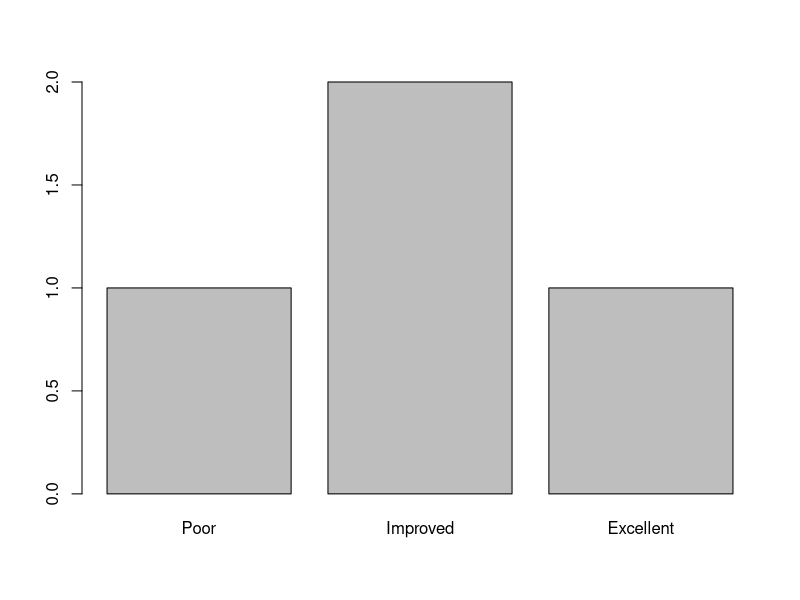
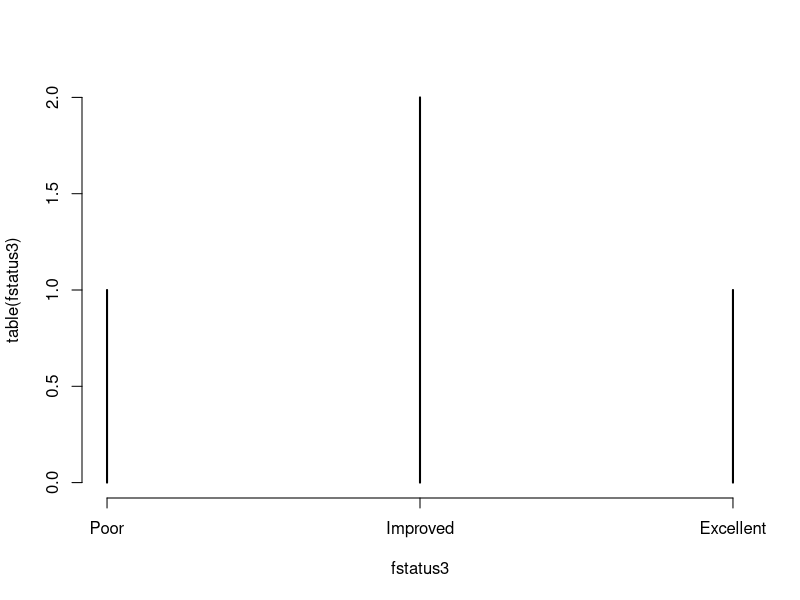

These charts were generated, in order, by the following R code:
x=factor(c("Male",'Female','Male'))
x
x1=factor(c("yes","no","yes"),levels=c("yes","no"))
x1
x3=factor(c("low","medium","high"),ordered=T)
x3
x2=factor(c("yes","no","No"))
x2
gender =c('M','M','F','F','F','M')
gender
g1=factor(gender)
g1
months=c('Mar','Sep','Nov','Apr', 'May', 'Apr', 'Mar','Sep','Nov','Apr','May')
months
month.abb[1:12]
m1=factor(months)
m1
table(m1)
m2=factor(months,levels = c("Jan","Feb","Mar","Apr","May","Jun","Jul","Aug","Sep","Oct","Nov","Dec"),ordered=T)
m2
m5=c(months,'xyz')
m5
str(m5)
cat(m5)


gender=c(1,2,1,1,2)
gender
fgender=factor(gender)
fgender
fgender=factor(gender, levels=c(1,2),labels=c('M','F'))
fgender

summary(m5)
m5
m5=factor(m5)
levels(m5)[12]='XYZ'
m5
m5[14]= 'abc'
m5
sum(is.na(m5))
m5=na.omit(m5)
m5
summary(m5)
table(m5)
m5

#ordinal
clsposn=c(1,2,3,4,1)
clsposn
class(clsposn)
summary(clsposn)
mode(clsposn)
fclsposn = factor(clsposn)
fclsposn
levels(fclsposn)
summary(fclsposn)
fclsposn2=factor(clsposn,levels =c(1,2,3,4,5), ordered=T, labels = c('First','Second','Third','Fourth','Fifth)'))
fclsposn2
summary(fclsposn2)
fclsposn3=factor(fclsposn2,levels(fclsposn2)[c(5,3,4,2,1)])
fclsposn3
print(levels(fclsposn3))
levels(fclsposn2)
fclsposn2
fclsposn4=factor(fclsposn2,levels=rev(levels(fclsposn2)))
fclsposn4

status=c('Poor','Improved','Excellent','Improved')
status
fstatus=factor(status)
fstatus
fstatus2=relevel(fstatus,'Poor')
fstatus2
fstatus2=relevel(fstatus,'Poor')
fstatus2
fstatus3=factor(status,ordered = T,levels=c('Poor','Improved','Excellent'))
fstatus3
plot(fstatus3)
plot(table(fstatus3))
